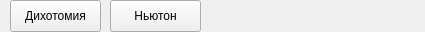
<?xml version="1.0" encoding="UTF-8"?>
<ui version="4.0">
 <class>Navbar</class>
 <widget class="QWidget" name="Navbar">
  <property name="geometry">
   <rect>
    <x>0</x>
    <y>0</y>
    <width>425</width>
    <height>32</height>
   </rect>
  </property>
  <property name="windowTitle">
   <string>Form</string>
  </property>
  <widget class="QPushButton" name="dichotomy">
   <property name="geometry">
    <rect>
     <x>10</x>
     <y>0</y>
     <width>91</width>
     <height>32</height>
    </rect>
   </property>
   <property name="text">
    <string>Дихотомия</string>
   </property>
  </widget>
  <widget class="QPushButton" name="newton">
   <property name="geometry">
    <rect>
     <x>110</x>
     <y>0</y>
     <width>91</width>
     <height>32</height>
    </rect>
   </property>
   <property name="text">
    <string>Ньютон</string>
   </property>
  </widget>
 </widget>
 <resources/>
 <connections/>
</ui>
